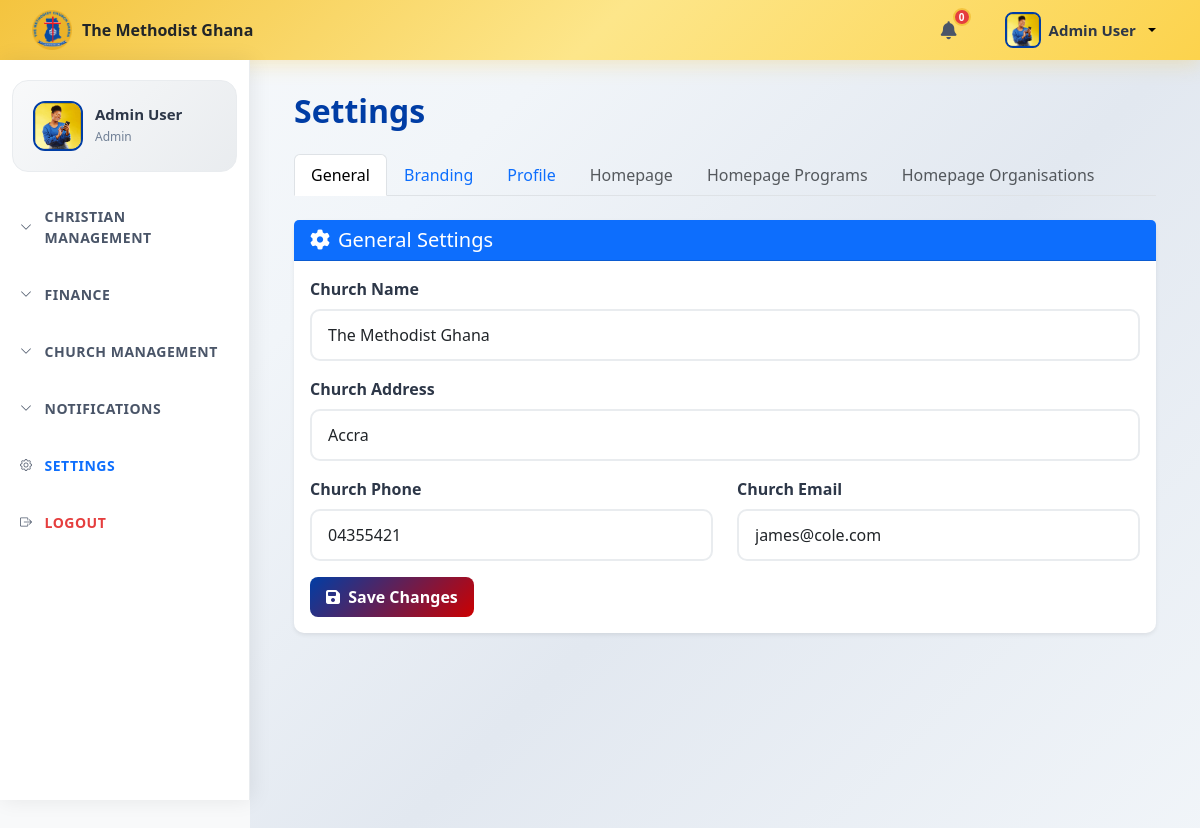
/app/views/settings.php (signed in), run on an earlier commit of the app's database.
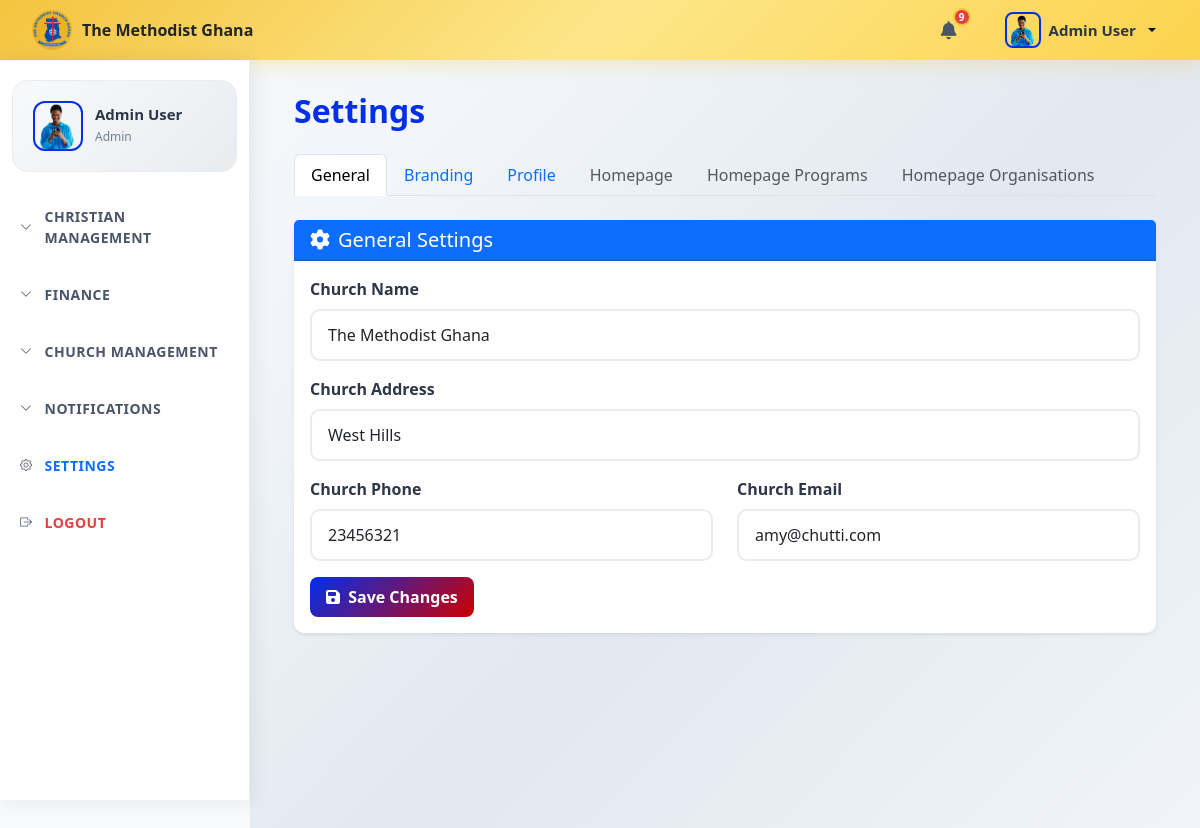
And on a later commit of the database.
### tables this page shows
CREATE TABLE `users` (
  `id` int(11) NOT NULL,
  `email` varchar(255) NOT NULL,
  `password` varchar(255) NOT NULL,
  `first_name` varchar(100) NOT NULL,
  `last_name` varchar(100) NOT NULL,
  `role_id` int(11) NOT NULL,
  `phone` varchar(20) DEFAULT NULL,
  `profile_photo` varchar(255) DEFAULT NULL,
  `is_active` tinyint(1) DEFAULT 1,
  `created_at` timestamp NOT NULL DEFAULT current_timestamp(),
  `updated_at` timestamp NOT NULL DEFAULT current_timestamp() ON UPDATE current_timestamp()
);

### config/database.php (called while the page is built, shortened)
<?php
class Database {
    private $host = 'localhost';
    private $db_name = 'church_management_system';
    private $user = 'root';
    private $password = '';
    private $pdo;
    private static $instance = null;
    public static function getInstance() {
        if (self::$instance === null) {
            self::$instance = new self();
        }
        return self::$instance;
    }
    public function connect() {
        try {
            $dsn = 'mysql:host=' . $this->host . ';dbname=' . $this->db_name;
            $this->pdo = new PDO($dsn, $this->user, $this->password);
            $this->pdo->setAttribute(PDO::ATTR_ERRMODE, PDO::ERRMODE_EXCEPTION);
            $this->pdo->setAttribute(PDO::ATTR_DEFAULT_FETCH_MODE, PDO::FETCH_ASSOC);
        } catch (PDOException $e) {
            die('Connection Error: ' . $e->getMessage());
        }
    }
    public function query($sql, $params = []) {
        try {
            $stmt = $this->pdo->prepare($sql);
            $stmt->execute($params);
            return $stmt;
        } catch (PDOException $e) {
            die('Query Error: ' . $e->getMessage());
        }
    }
    public function fetch($sql, $params = []) {
        return $this->query($sql, $params)->fetch();
    }
    public function fetchAll($sql, $params = []) {
        return $this->query($sql, $params)->fetchAll();
    }
}
?>

### app/views/settings.php (the view, shortened to what the changed rows need)
<?php
require_once __DIR__ . '/../../config/database.php';
$db = Database::getInstance();
$settings = $db->fetchAll("SELECT * FROM settings");
$settings_array = [];
foreach ($settings as $setting) {
    $settings_array[$setting['setting_key']] = $setting['setting_value'];
}
?>
<?php include 'header.php'; ?>
<div class="main-content">
    <?php include 'sidebar.php'; ?>
    <div class="container-fluid">
        <h2 class="fw-bold mb-4" style="color: var(--primary-color);">Settings</h2>
        <ul class="nav nav-tabs mb-4" role="tablist">
            <li class="nav-item" role="presentation">
            </li>
            <li class="nav-item" role="presentation">
            </li>
            <li class="nav-item" role="presentation">
            </li>
            <li class="nav-item" role="presentation">
            </li>
            <li class="nav-item">
            </li>
             <li class="nav-item">
            </li>
        </ul>
<div class="tab-content">
    <div class="tab-pane fade show active" id="general" role="tabpanel">
        <div class="card mb-4 shadow-sm">
            <div class="card-body">
                <form method="POST">
                    <div class="mb-3">
                        <label for="church_address" class="form-label fw-bold">Church Address</label>
                        <input type="text" name="church_address" class="form-control" value="<?php echo htmlspecialchars($settings_array['church_address'] ?? ''); ?>" placeholder="Enter church address">
                    </div>
                    <div class="row">
                        <div class="col-md-6 mb-3">
                            <label for="church_phone" class="form-label fw-bold">Church Phone</label>
                            <input type="tel" name="church_phone" class="form-control" value="<?php echo htmlspecialchars($settings_array['church_phone'] ?? ''); ?>" placeholder="Enter phone number">
                        </div>
                        <div class="col-md-6 mb-3">
                            <label for="church_email" class="form-label fw-bold">Church Email</label>
                            <input type="email" name="church_email" class="form-control" value="<?php echo htmlspecialchars($settings_array['church_email'] ?? ''); ?>" placeholder="Enter email">
                        </div>
                    </div>
                </form>
            </div>
        </div>
    </div>
</div>

### app/views/navbar.php (shortened to what the changed rows need)
<?php
require_once __DIR__ . '/../../config/database.php';
$user_id = $_SESSION['user_id'];
$unread_count = $db->fetch("SELECT COUNT(*) FROM notifications WHERE user_id = ? AND is_read = 0", [$user_id]);
?>
    <nav class="top-navbar">
        <div class="top-nav-right">
         <div class="dropdown">
            <button class="top-nav-icon-btn notification-btn" data-bs-toggle="dropdown">
                <i class="fas fa-bell"></i>
                <span class="notification-badge"><?= $unread_count['COUNT(*)'] ?? 0 ?></span>
            </button>
         </div>
            <div class="dropdown user-dropdown ms-2">
                <button class="user-profile-btn dropdown-toggle" data-bs-toggle="dropdown">
                    <img src="<?php echo BASE_URL; echo '/'; echo htmlspecialchars($user['profile_photo'] ?? '/assets/images/avatar-placeholder.png'); ?>" alt="User" class="user-thumbnail">
                    <span class="d-none d-md-inline user-name-top"><?php echo htmlspecialchars($user['first_name'] . ' ' . $user['last_name']); ?></span>
                </button>
            </div>
        </div>
    </nav>
</body>
</html>

### app/views/sidebar.php (shortened to what the changed rows need)
<?php
include_once __DIR__ . '/../../config/database.php';
$pdo = Database::getInstance()->getConnection();
$userId = $_SESSION['user_id'] ?? null;
$user = null;
if($userId) {
    $stmt = $pdo->prepare("SELECT first_name, last_name, profile_photo FROM users WHERE id = :id");
    $stmt->execute([':id' => $userId]);
    $user = $stmt->fetch(PDO::FETCH_ASSOC);
}
?>
<nav class="sidebar sidebar-menu-groups" id="sidebar">
    <div class="sidebar-user-card">
        <div class="user-avatar">
            <img src="<?php echo BASE_URL; echo '/'; echo htmlspecialchars($user['profile_photo'] ?? '/assets/images/avatar-placeholder.png'); ?>" alt="User">
        </div>
        <div class="user-info">
            <h6><?php echo htmlspecialchars($user['first_name'] . ' ' . $user['last_name']); ?></h6>
            <span class="user-role"><?php echo htmlspecialchars($_SESSION['user_role']); ?></span>
        </div>
    </div>
</nav>

What changed in the data, as far as the page shows it:
changed users "Admin User": profile_photo: a different picture
Also different on the page:
$unread_count['COUNT(*)']: "0" → "9"
form field church_address: "Accra" → "West Hills"
form field church_phone: "04355421" → "23456321"
form field church_email: "james@cole.com" → "amy@chutti.com"
